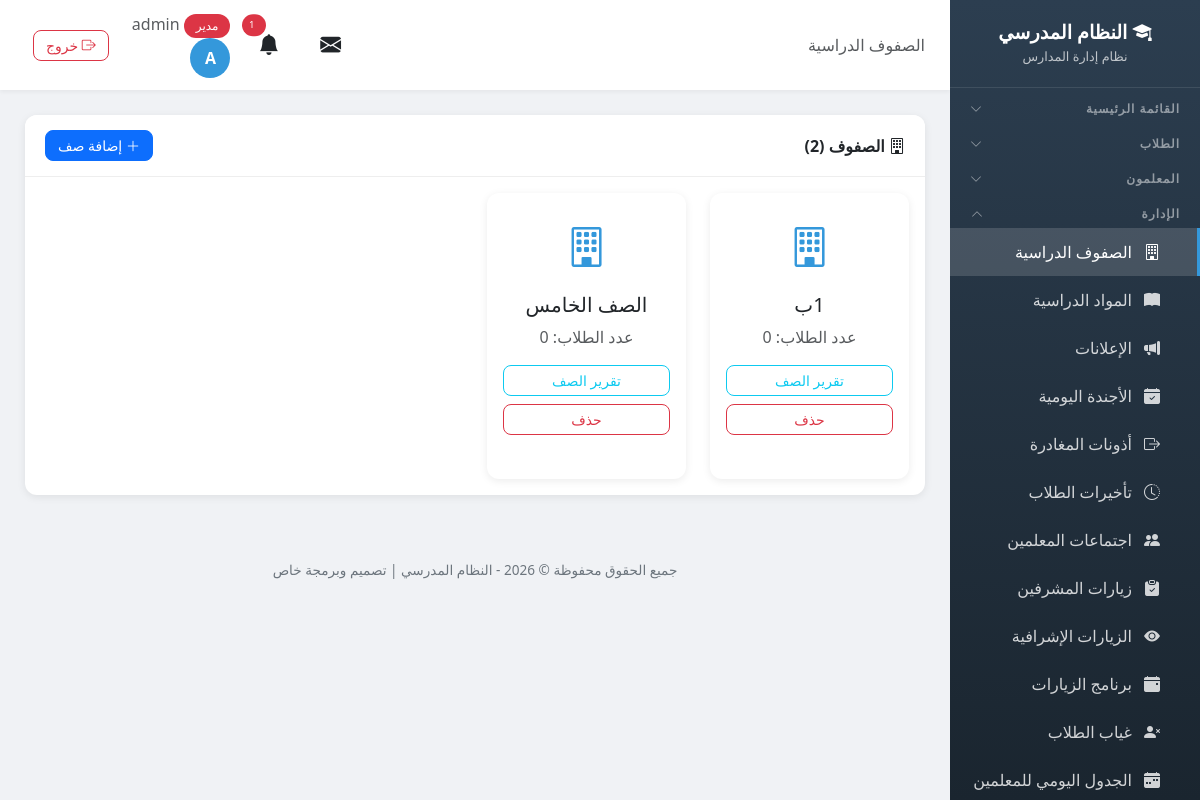
Page /classes/ (signed in) on the committed database.
### school/models.py (models this page shows, shortened)
class Profile(models.Model):
    ROLE_CHOICES = [
        ('admin', 'مدير'),
        ('vice_principal', 'نائب مدير'),
        ('secretary', 'سكرتير'),
        ('teacher', 'معلم'),
        ('student', 'طالب'),
    ]
    user = models.OneToOneField(User, on_delete=models.CASCADE, related_name='profile')
    role = models.CharField('الدور', max_length=20, choices=ROLE_CHOICES, default='student')
    phone = models.CharField('رقم الهاتف', max_length=20, blank=True)

class Class(models.Model):
    name = models.CharField('اسم الصف', max_length=100, unique=True)
    guardian = models.OneToOneField('Teacher', on_delete=models.SET_NULL, null=True, blank=True, related_name='guardian_class', verbose_name='مربي الصف')
    class Meta:
        verbose_name = 'صف'
        verbose_name_plural = 'الصفوف'

### school/views.py (the view)
# urls.py: path('classes/', views.class_list, name='class_list'),
@login_required
def class_list(request):
    if request.user.profile.role != 'admin':
        messages.error(request, 'ليس لديك صلاحية للوصول إلى هذه الصفحة')
        return redirect('dashboard')
    classes = Class.objects.all().order_by('name')
    return render(request, 'school/class_list.html', {'classes': classes})

### school/models.py (called while the page is built, shortened)
def has_perm(user, module, action):
    if user.profile.role == 'admin':
        return True

### school/services.py (called while the page is built, shortened)
def send_visit_reminders():
    try:
        tomorrow = date.today() + timedelta(days=1)
        due = VisitProgram.objects.filter(visit_date=tomorrow, reminder_sent=False).select_related('teacher')
        if not due.exists():
            return
    except Exception as e:
        logger.error(f'خطأ في إرسال تذكيرات الزيارات: {e}')

### templates/school/class_list.html (shortened to what this page needs)
{% extends 'school/base.html' %}
{% block page_heading %}الصفوف الدراسية{% endblock %}
{% block content %}
<div class="card">
    <div class="card-header d-flex justify-content-between align-items-center">
        <span><i class="bi bi-building"></i> الصفوف ({{ classes.count }})</span>
        <a href="{% url 'add_class' %}" class="btn btn-primary btn-sm"><i class="bi bi-plus-lg"></i> إضافة صف</a>
    </div>
    <div class="card-body">
        <div class="row g-4">
            {% for class_obj in classes %}
            <div class="col-md-4 col-lg-3">
                <div class="card h-100">
                    <div class="card-body text-center py-4">
                        <i class="bi bi-building" style="font-size: 2.5rem; color: #3498db;"></i>
                        <h5 class="mt-3">{{ class_obj.name }}</h5>
                        <p class="text-muted">عدد الطلاب: {{ class_obj.students.count }}</p>
                        <div class="d-grid gap-2">
                            <a href="{% url 'class_report' class_obj.id %}" class="btn btn-outline-info btn-sm">تقرير الصف</a>
                            <a href="{% url 'delete_class' class_obj.id %}" class="btn btn-outline-danger btn-sm">حذف</a>
                        </div>
                    </div>
                </div>
            </div>
            {% endfor %}
        </div>
    </div>
</div>
{% endblock %}

### templates/school/base.html (shortened to what this page needs)
<!DOCTYPE html>
<html lang="ar" dir="rtl">
<head>
    <link href="https://cdn.jsdelivr.net/npm/bootstrap@5.3.0/dist/css/bootstrap.min.css" rel="stylesheet">
    <link href="https://cdn.jsdelivr.net/npm/bootstrap@5.3.0/dist/css/bootstrap.rtl.min.css" rel="stylesheet">
    <link rel="stylesheet" href="https://cdn.jsdelivr.net/npm/bootstrap-icons@1.11.0/font/bootstrap-icons.css">
    <link href="https://cdn.jsdelivr.net/npm/select2@4.1.0-rc.0/dist/css/select2.min.css" rel="stylesheet" />
    <link href="https://cdn.jsdelivr.net/npm/select2-bootstrap-5-theme@1.3.0/dist/select2-bootstrap-5-theme.rtl.min.css" rel="stylesheet" />
    <link rel="stylesheet" href="https://unpkg.com/leaflet@1.9.4/dist/leaflet.css" />
</head>
<body>
    {% if user.is_authenticated %}
    <div class="sidebar" id="sidebar">
        <div class="brand">
            <h4><i class="bi bi-mortarboard-fill"></i> النظام المدرسي</h4>
            <small>نظام إدارة المدارس</small>
        </div>
        {% if user.is_authenticated %}
        <button class="nav-section nav-toggle" type="button" data-target="collapse-main" aria-expanded="false">
            <span>القائمة الرئيسية</span><i class="bi bi-chevron-down"></i>
        </button>
        {% if 'students_view' in user_perms or 'students_add' in user_perms or 'notes_view' in user_perms or 'levels_view' in user_perms %}
        <button class="nav-section nav-toggle" type="button" data-target="collapse-students" aria-expanded="false">
            <span>الطلاب</span><i class="bi bi-chevron-down"></i>
        </button>
        {% endif %}
        {% if 'teachers_view' in user_perms or 'teachers_add' in user_perms or 'nominations_view' in user_perms or 'guardians_view' in user_perms %}
        <button class="nav-section nav-toggle" type="button" data-target="collapse-teachers" aria-expanded="false">
            <span>المعلمون</span><i class="bi bi-chevron-down"></i>
        </button>
        {% endif %}
        {% if 'classes_view' in user_perms or 'subjects_view' in user_perms or 'announcements_view' in user_perms or 'agenda_view' in user_perms or 'leaves_view' in user_perms or 'lateness_view' in user_perms or 'meetings_view' in user_perms or 'supervisor_visits_view' in user_perms or 'inspection_visits_view' in user_perms or 'visit_program_view' in user_perms or 'absence_view' in user_perms or 'schedule_view' in user_perms or 'certificates_view' in user_perms or 'exams_view' in user_perms or 'survey_view' in user_perms %}
        <button class="nav-section nav-toggle" type="button" data-target="collapse-admin" aria-expanded="false">
            <span>الإدارة</span><i class="bi bi-chevron-down"></i>
        </button>
        <div class="nav-collapse" id="collapse-admin">
        {% endif %}
        {% if 'classes_view' in user_perms %}
        <a href="{% url 'class_list' %}" class="nav-link {% if 'class' in request.resolver_match.url_name %}active{% endif %}">
            <i class="bi bi-building"></i> الصفوف الدراسية
        </a>
        {% endif %}
        {% if 'subjects_view' in user_perms %}
        <a href="{% url 'subject_list' %}" class="nav-link {% if 'subject' in request.resolver_match.url_name %}active{% endif %}">
            <i class="bi bi-book-fill"></i> المواد الدراسية
        </a>
        {% endif %}
        {% if 'announcements_view' in user_perms %}
        <a href="{% url 'announcement_list' %}" class="nav-link {% if 'announcement' in request.resolver_match.url_name %}active{% endif %}">
            <i class="bi bi-megaphone-fill"></i> الإعلانات
        </a>
        {% endif %}
        {% if 'agenda_view' in user_perms %}
        <a href="{% url 'agenda_list' %}" class="nav-link {% if 'agenda' in request.resolver_match.url_name %}active{% endif %}">
            <i class="bi bi-calendar-check-fill"></i> الأجندة اليومية
        </a>
        {% endif %}
        {% if 'leaves_view' in user_perms %}
        <a href="{% url 'leave_list' %}" class="nav-link {% if 'leave' in request.resolver_match.url_name %}active{% endif %}">
            <i class="bi bi-box-arrow-right"></i> أذونات المغادرة
        </a>
        {% endif %}
        {% if 'lateness_view' in user_perms %}
        <a href="{% url 'lateness_list' %}" class="nav-link {% if 'lateness' in request.resolver_match.url_name %}active{% endif %}">
            <i class="bi bi-clock-history"></i> تأخيرات الطلاب
        </a>
        {% endif %}
        {% if 'meetings_view' in user_perms %}
        <a href="{% url 'meeting_list' %}" class="nav-link {% if 'meeting' in request.resolver_match.url_name %}active{% endif %}">
            <i class="bi bi-people-fill"></i> اجتماعات المعلمين
        </a>
        {% endif %}
        {% if 'supervisor_visits_view' in user_perms %}
        <a href="{% url 'supervisor_visit_list' %}" class="nav-link {% if 'supervisor_visit' in request.resolver_match.url_name %}active{% endif %}">
            <i class="bi bi-clipboard-check-fill"></i> زيارات المشرفين
        </a>
        {% endif %}
        {% if 'inspection_visits_view' in user_perms %}
        <a href="{% url 'inspection_visit_list' %}" class="nav-link {% if 'inspection_visit' in request.resolver_match.url_name %}active{% endif %}">
            <i class="bi bi-eye-fill"></i> الزيارات الإشرافية
        </a>
        {% endif %}
        {% if 'visit_program_view' in user_perms %}
        <a href="{% url 'visit_program_list' %}" class="nav-link {% if 'visit_program' in request.resolver_match.url_name %}active{% endif %}">
            <i class="bi bi-calendar-event-fill"></i> برنامج الزيارات
        </a>
        {% endif %}
        {% if 'absence_view' in user_perms %}
        <a href="{% url 'absence_list' %}" class="nav-link {% if 'absence' in request.resolver_match.url_name %}active{% endif %}">
            <i class="bi bi-person-x-fill"></i> غياب الطلاب
        </a>
        {% endif %}
        {% if 'schedule_view' in user_perms %}
        <a href="{% url 'schedule_edit' %}" class="nav-link {% if 'schedule' in request.resolver_match.url_name %}active{% endif %}">
            <i class="bi bi-calendar-week-fill"></i> الجدول اليومي للمعلمين
        </a>
        {% endif %}
        {% if 'classes_view' in user_perms or 'subjects_view' in user_perms or 'announcements_view' in user_perms or 'agenda_view' in user_perms or 'leaves_view' in user_perms or 'lateness_view' in user_perms or 'meetings_view' in user_perms or 'supervisor_visits_view' in user_perms or 'inspection_visits_view' in user_perms or 'visit_program_view' in user_perms or 'absence_view' in user_perms or 'schedule_view' in user_perms or 'certificates_view' in user_perms or 'exams_view' in user_perms or 'survey_view' in user_perms %}
        </div>
        {% endif %}
        {% endif %}
    </div>
    <div class="main-content">
        <div class="top-bar">
            <div>
                <span class="d-none d-md-inline text-muted">{% block page_heading %}{% endblock %}</span>
            </div>
            <div class="user-info">
                <div class="dropdown d-inline-block mx-2" id="messageBell">
                    <button class="btn btn-link text-reset position-relative p-1" type="button" data-bs-toggle="dropdown" aria-expanded="false" style="font-size: 1.3rem;">
                        <i class="bi bi-envelope-fill"></i>
                    </button>
                </div>
                <div class="dropdown d-inline-block mx-2" id="notificationBell">
                    <button class="btn btn-link text-reset position-relative p-1" type="button" data-bs-toggle="dropdown" aria-expanded="false" style="font-size: 1.3rem;">
                        <i class="bi bi-bell-fill"></i>
                        {% if unread_notifications_count > 0 %}
                        <span class="position-absolute top-0 start-100 translate-middle badge rounded-pill bg-danger" style="font-size: 0.6rem;">
                            {{ unread_notifications_count }}
                        </span>
                        {% endif %}
                    </button>
                </div>
                <a href="{% url 'my_account' %}" class="text-decoration-none text-reset">
                    <span class="text-muted d-none d-sm-inline">
                        <span class="badge bg-{% if user.profile.role == 'admin' %}danger{% elif user.profile.role == 'teacher' %}success{% else %}info{% endif %}">
                            {{ user.profile.get_role_display }}
                        </span>
                        {{ user.first_name|default:user.username }}
                    </span>
                    <div class="avatar">{{ user.first_name|first|default:user.username|first|upper }}</div>
                </a>
                <a href="{% url 'logout' %}" class="btn btn-sm btn-outline-danger ms-2" title="تسجيل الخروج">
                    <i class="bi bi-box-arrow-right"></i> <span class="d-none d-sm-inline">خروج</span>
                </a>
            </div>
        </div>
        <div class="page-content">
            {% block content %}{% endblock %}
        </div>
        <div class="footer no-print">
            <p>جميع الحقوق محفوظة &copy; {% now "Y" %} - النظام المدرسي | تصميم وبرمجة خاص</p>
        </div>
    </div>
    {% endif %}
</body>
</html>

### templates/school/base.html (style rules this page uses)
:root { --primary-color: #2c3e50; --secondary-color: #3498db; --accent-color: #e74c3c; --success-color: #27ae60; --warning-color: #f39c12; --info-color: #17a2b8; --sidebar-width: 250px; }
body { font-family: 'Segoe UI', Tahoma, sans-serif; background-color: #f0f2f5; overflow-x: hidden; }
.sidebar { position: fixed; top: 0; right: 0; height: 100vh; width: var(--sidebar-width); background: linear-gradient(180deg, var(--primary-color) 0%, #1a252f 100%); color: #fff; z-index: 1000; transition: all 0.3s ease; overflow-y: auto; }
.sidebar .brand { padding: 20px 15px; text-align: center; border-bottom: 1px solid rgba(255,255,255,0.1); }
.sidebar .brand h4 { margin: 0; font-weight: 700; font-size: 1.2rem; }
.sidebar .brand small { color: rgba(255,255,255,0.7); font-size: 0.8rem; }
.sidebar .nav-link { color: rgba(255,255,255,0.8); padding: 12px 20px; border-right: 3px solid transparent; transition: all 0.2s ease; display: flex; align-items: center; gap: 10px; }
.sidebar .nav-link.active { background: rgba(255,255,255,0.15); color: #fff; border-right-color: var(--secondary-color); }
.sidebar .nav-link i { width: 20px; text-align: center; }
.sidebar .nav-section { padding: 15px 20px 5px; font-size: 0.7rem; text-transform: uppercase; color: rgba(255,255,255,0.4); letter-spacing: 1px; }
.sidebar .nav-toggle { display: flex; justify-content: space-between; align-items: center; width: 100%; background: none; border: none; padding: 12px 20px 5px; cursor: pointer; text-align: right; font-size: 0.75rem; font-weight: 700; letter-spacing: 1px; color: rgba(255,255,255,0.5); transition: color 0.2s ease; }
.sidebar .nav-toggle .bi-chevron-down { transition: transform 0.3s ease; }
.sidebar .nav-toggle.open .bi-chevron-down { transform: rotate(180deg); }
.sidebar .nav-collapse { display: none; }
.sidebar .nav-collapse .nav-link { padding-right: 35px; }
.main-content { margin-right: var(--sidebar-width); min-height: 100vh; transition: all 0.3s ease; }
.top-bar { background: #fff; padding: 12px 25px; box-shadow: 0 2px 4px rgba(0,0,0,0.05); display: flex; justify-content: space-between; align-items: center; position: sticky; top: 0; z-index: 999; }
.top-bar .user-info { display: flex; align-items: center; gap: 15px; }
.top-bar .user-info .avatar { width: 40px; height: 40px; border-radius: 50%; background: var(--secondary-color); color: #fff; display: flex; align-items: center; justify-content: center; font-weight: bold; }
.page-content { padding: 25px; }
.card { border: none; border-radius: 12px; box-shadow: 0 2px 8px rgba(0,0,0,0.08); transition: all 0.3s ease; margin-bottom: 20px; }
.card-header { background: #fff; border-bottom: 1px solid #eee; padding: 15px 20px; font-weight: 600; border-radius: 12px 12px 0 0 !important; }
.btn { border-radius: 8px; font-weight: 500; padding: 8px 20px; }
.btn-sm { padding: 4px 12px; }
.badge { padding: 6px 12px; border-radius: 20px; font-weight: 500; }
.footer { text-align: center; padding: 20px; color: #6c757d; font-size: 0.85rem; }

### rows in the picture
Class: name "1ب", students.count "0"
Class: name "الصف الخامس", students.count "0"

### other values in the picture
{{ unread_notifications_count }} "1"
{{ user.profile.get_role_display }} "مدير"
{{ user.first_name|default:user.username }} "admin"
{{ user.first_name|first|default:user.username|first|upper }} "A"
{{ classes.count }} "2"
